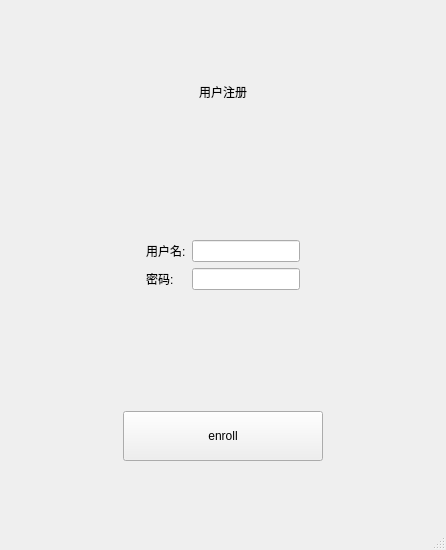
<?xml version="1.0" encoding="UTF-8"?>
<ui version="4.0">
 <class>enroll</class>
 <widget class="QMainWindow" name="enroll">
  <property name="geometry">
   <rect>
    <x>0</x>
    <y>0</y>
    <width>446</width>
    <height>550</height>
   </rect>
  </property>
  <property name="windowTitle">
   <string>MainWindow</string>
  </property>
  <widget class="QWidget" name="centralwidget">
   <layout class="QVBoxLayout" name="verticalLayout">
    <item>
     <widget class="QWidget" name="widget_3" native="true">
      <layout class="QHBoxLayout" name="horizontalLayout_3">
       <item>
        <spacer name="horizontalSpacer_3">
         <property name="orientation">
          <enum>Qt::Horizontal</enum>
         </property>
         <property name="sizeHint" stdset="0">
          <size>
           <width>40</width>
           <height>20</height>
          </size>
         </property>
        </spacer>
       </item>
       <item>
        <widget class="QLabel" name="label">
         <property name="text">
          <string>用户注册</string>
         </property>
        </widget>
       </item>
       <item>
        <spacer name="horizontalSpacer_4">
         <property name="orientation">
          <enum>Qt::Horizontal</enum>
         </property>
         <property name="sizeHint" stdset="0">
          <size>
           <width>40</width>
           <height>20</height>
          </size>
         </property>
        </spacer>
       </item>
      </layout>
     </widget>
    </item>
    <item>
     <widget class="QWidget" name="widget_2" native="true">
      <layout class="QHBoxLayout" name="horizontalLayout_2">
       <item>
        <spacer name="horizontalSpacer">
         <property name="orientation">
          <enum>Qt::Horizontal</enum>
         </property>
         <property name="sizeHint" stdset="0">
          <size>
           <width>40</width>
           <height>20</height>
          </size>
         </property>
        </spacer>
       </item>
       <item>
        <layout class="QFormLayout" name="formLayout">
         <property name="topMargin">
          <number>50</number>
         </property>
         <property name="rightMargin">
          <number>0</number>
         </property>
         <item row="0" column="0">
          <widget class="QLabel" name="l_name">
           <property name="text">
            <string>用户名:</string>
           </property>
          </widget>
         </item>
         <item row="0" column="1">
          <widget class="QLineEdit" name="line_name"/>
         </item>
         <item row="1" column="0">
          <widget class="QLabel" name="l_pwd">
           <property name="text">
            <string>密码:</string>
           </property>
          </widget>
         </item>
         <item row="1" column="1">
          <widget class="QLineEdit" name="line_pwd"/>
         </item>
        </layout>
       </item>
       <item>
        <spacer name="horizontalSpacer_2">
         <property name="orientation">
          <enum>Qt::Horizontal</enum>
         </property>
         <property name="sizeHint" stdset="0">
          <size>
           <width>40</width>
           <height>20</height>
          </size>
         </property>
        </spacer>
       </item>
      </layout>
     </widget>
    </item>
    <item>
     <widget class="QWidget" name="widget" native="true">
      <layout class="QHBoxLayout" name="horizontalLayout">
       <item>
        <widget class="QPushButton" name="pushButton">
         <property name="maximumSize">
          <size>
           <width>200</width>
           <height>50</height>
          </size>
         </property>
         <property name="text">
          <string>enroll</string>
         </property>
        </widget>
       </item>
      </layout>
     </widget>
    </item>
   </layout>
  </widget>
  <widget class="QMenuBar" name="menubar">
   <property name="geometry">
    <rect>
     <x>0</x>
     <y>0</y>
     <width>446</width>
     <height>26</height>
    </rect>
   </property>
  </widget>
  <widget class="QStatusBar" name="statusbar"/>
 </widget>
 <resources/>
 <connections/>
</ui>
